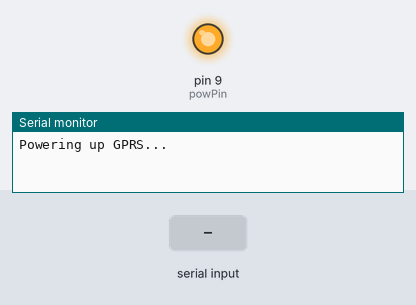
Simulated run of this sketch. Board: Arduino Uno, built with avr-gcc and run on an emulated ATmega328P. Parts: output pins drawn as LEDs (lit = HIGH), the last lines printed to the serial monitor. Inputs (shaded band) come from the test bench.

Above: at 0.2 s.
At 1.9 s:
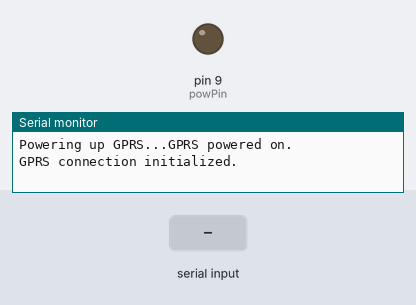
2.0 s: "1" received over the second serial link
Timing chart, 0 to 5.0 s (numbered marks = the images above; inputs shaded):
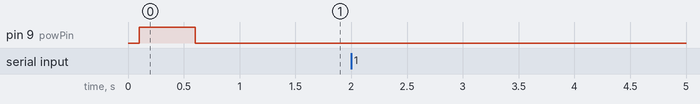

The sketch:

GPRS_SerialLink.ino
```cpp
/*  Serial Relay - Arduino will patch a serial
 link between the computer and the GPRS Shield  */

// Computer is connected to Hardware UART
// GPRS Shield is connected to the Software UART

#include <SoftwareSerial.h>

#define rxPin 7
#define txPin 8
#define powPin 9

#define bufMax 64

SoftwareSerial smsSerial(rxPin, txPin);

unsigned char buffer[bufMax];  // buffer array for data recieve over serial port
int count = 0;  // counter for buffer array

void setup()
{
  // Define necessary pin modes
  //pinMode(rxPin, INPUT);
  //pinMode(txPin, OUTPUT);
  pinMode(powPin, OUTPUT);

  Serial.begin(19200); // Initiate hardware serial

  // Power up GPRS using software, if necessary
  Serial.print("Powering up GPRS...");
  powerUp();
  Serial.println("GPRS powered on.");
  Serial.println();

  smsSerial.begin(19200);

  Serial.println("GPRS connection initialized.");
  Serial.println();
}

void loop()
{
  if(smsSerial.available())  // If date is comming from softwareserial port ==> data is comming from gprs shield
  {
    while(smsSerial.available())  // Read data into char array
    {
      buffer[count++] = smsSerial.read();  // Write data into array
      if(count == bufMax)break;
    }
    Serial.write(buffer, count);  // If no data, transmission ends and writes buffer to hardware serial port
    clearBufferArray();  // Call clearBufferArray function to clear the storaged data from the array
    count = 0;  // Set counter of while loop to zero
  }
  if(Serial.available())  // If data is available on hardwareserial port ==> data is comming from PC or notebook
    smsSerial.write(Serial.read());  // Write it to the GPRS shield
}

void powerUp()
{
  digitalWrite(powPin, LOW);
  delay(100);
  digitalWrite(powPin, HIGH);
  delay(500);
  digitalWrite(powPin, LOW);
  delay(100);
}

void clearBufferArray()  // Function to clear buffer array
{
  for (int i = 0; i < count; i++)
  {
    buffer[i] = NULL;  // Clear all index of array with command NULL
  }
}
```
